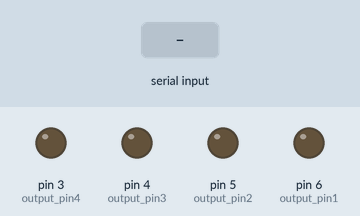
Simulated run of this sketch. Board: Arduino Uno, built with avr-gcc and run on an emulated ATmega328P. On the bench: output pins drawn as LEDs (lit = HIGH). The test bench sets the inputs (shaded band). What the sketch prints to the serial monitor is not drawn.

Above: at 1.2 s.
1.3 s: "4" received over Serial
At 2.5 s:
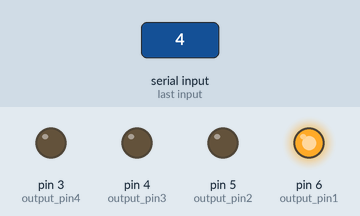
2.8 s: "3" received over Serial
At 3.6 s:
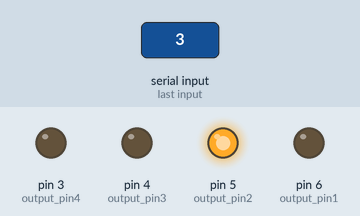
4.3 s: "2" received over Serial
At 4.8 s:
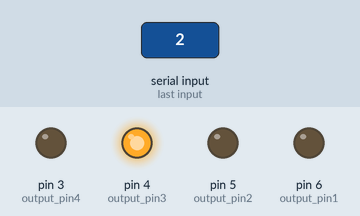
5.8 s: "1" received over Serial
At 7.1 s:
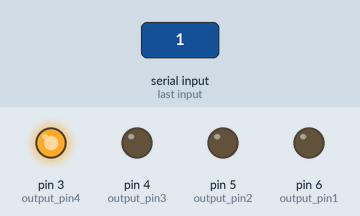
Timing chart, 0 to 8.3 s (numbered marks = the images above; inputs shaded):
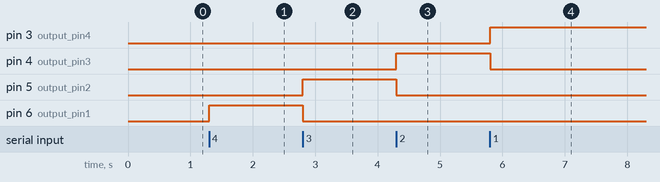

Measured:
- after the input at 1.3 s, pin 6 (output_pin1): LOW → HIGH at once
- after the input at 2.8 s, pin 5 (output_pin2): LOW → HIGH at once; pin 6 (output_pin1): HIGH → LOW at once
- after the input at 4.3 s, pin 4 (output_pin3): LOW → HIGH at once; pin 5 (output_pin2): HIGH → LOW at once
- after the input at 5.8 s, pin 3 (output_pin4): LOW → HIGH at once; pin 4 (output_pin3): HIGH → LOW at once

The sketch:

arduino_to_arduino_connection.ino
```cpp
int incomingByte = 0;

int output_pin1 = 6;
int output_pin2 = 5;
int output_pin3 = 4;
int output_pin4 = 3;


void setup() {
  Serial.begin(9600);

  pinMode(output_pin1, OUTPUT);
  pinMode(output_pin2, OUTPUT);
  pinMode(output_pin3, OUTPUT);
  pinMode(output_pin4, OUTPUT);

}

void loop() {
  if (Serial.available() > 0) {
    incomingByte = Serial.read();

    // Serial.print(incomingByte);
    // 4 =52
    // 3 =51
    // 2 =50
    // 1 =49
    if (incomingByte == 52) {          // left on
      Serial.print("Foward");
      digitalWrite(output_pin1, HIGH);
      digitalWrite(output_pin2, LOW);
      digitalWrite(output_pin3, LOW);
      digitalWrite(output_pin4, LOW);


    } else if (incomingByte == 51) {   // right off
      Serial.print("left");
      digitalWrite(output_pin1, LOW);
      digitalWrite(output_pin2, HIGH);
      digitalWrite(output_pin3, LOW);
      digitalWrite(output_pin4, LOW);

    } else if (incomingByte == 50) {   // both on
      Serial.print("Right");
      digitalWrite(output_pin1, LOW);
      digitalWrite(output_pin2, LOW);
      digitalWrite(output_pin3, HIGH);
      digitalWrite(output_pin4, LOW);

    } else if (incomingByte == 49) {   // both off
      Serial.print("both off");
      digitalWrite(output_pin1, LOW);
      digitalWrite(output_pin2, LOW);
      digitalWrite(output_pin3, LOW);
      digitalWrite(output_pin4, HIGH);

    }
  }
}
```
